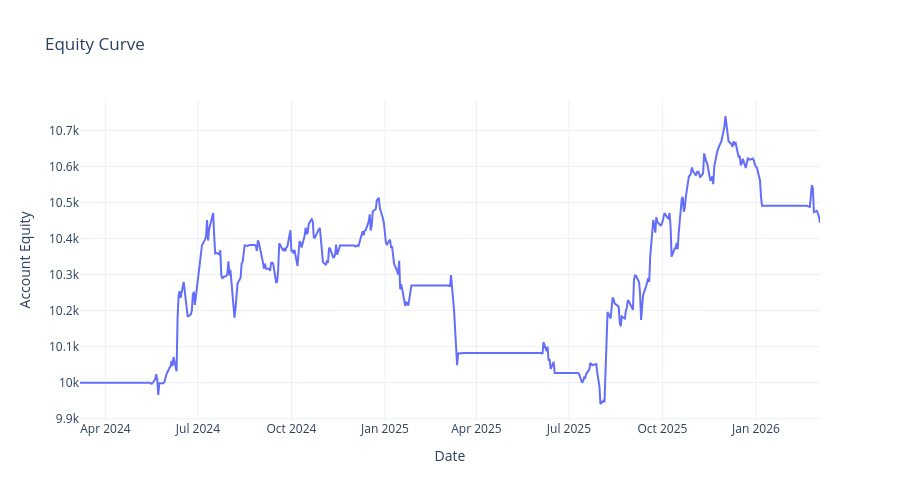

Notebook code cell kept with this figure:
### Markdown cell above
## Plot equity curve with Plotly

### Code cell
equity_df = pd.DataFrame({
    'date': df.index,
    'equity': bt.equity_list,
})

fig_eq = go.Figure()
fig_eq.add_trace(go.Scatter(x=df.index, y=equity_df['equity'], mode='lines', name='Equity'))

fig_eq.update_layout(
    title='Equity Curve',
    xaxis_title='Date',
    yaxis_title='Account Equity',
    template='plotly_white',
    height=500,
)

fig_eq.show()

### Figure 1 — Plotly figure (JSON) as saved in the notebook; plotly's stock layout.template omitted (floating-point values rounded to 4 significant figures; data arrays with more than 128 entries replaced by an {"elided": "..."} marker saying what was removed)
{"data": [{"mode": "lines", "name": "Equity", "type": "scatter", "x": {"elided": "500 str values"}, "y": {"elided": "500 float values"}}], "layout": {"height": 500, "title": {"text": "Equity Curve"}, "xaxis": {"title": {"text": "Date"}}, "yaxis": {"title": {"text": "Account Equity"}}}}
